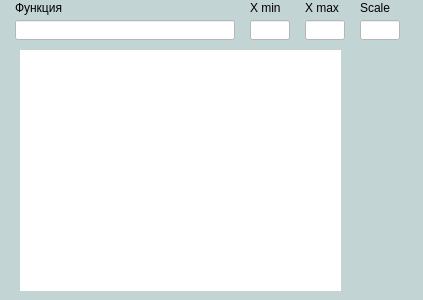
<?xml version="1.0" encoding="UTF-8"?>
<ui version="4.0">
 <class>MainWindow</class>
 <widget class="QMainWindow" name="MainWindow">
  <property name="geometry">
   <rect>
    <x>0</x>
    <y>0</y>
    <width>423</width>
    <height>300</height>
   </rect>
  </property>
  <property name="windowTitle">
   <string>MainWindow</string>
  </property>
  <property name="styleSheet">
   <string notr="true">background-color: rgb(195, 212, 213);</string>
  </property>
  <widget class="QWidget" name="centralWidget">
   <widget class="QLabel" name="label">
    <property name="geometry">
     <rect>
      <x>20</x>
      <y>50</y>
      <width>321</width>
      <height>241</height>
     </rect>
    </property>
    <property name="styleSheet">
     <string notr="true">background-color: rgb(255, 255, 255);</string>
    </property>
    <property name="text">
     <string/>
    </property>
   </widget>
   <widget class="QLineEdit" name="lineEdit_F">
    <property name="geometry">
     <rect>
      <x>15</x>
      <y>20</y>
      <width>220</width>
      <height>20</height>
     </rect>
    </property>
    <property name="styleSheet">
     <string notr="true">color: rgb(0, 0, 0);
background-color: rgb(255, 255, 255);</string>
    </property>
   </widget>
   <widget class="QLineEdit" name="lineEdit_XMI">
    <property name="geometry">
     <rect>
      <x>250</x>
      <y>20</y>
      <width>40</width>
      <height>20</height>
     </rect>
    </property>
    <property name="styleSheet">
     <string notr="true">color: rgb(0, 0, 0);
background-color: rgb(255, 255, 255);</string>
    </property>
   </widget>
   <widget class="QLineEdit" name="lineEdit_XM">
    <property name="geometry">
     <rect>
      <x>305</x>
      <y>20</y>
      <width>40</width>
      <height>20</height>
     </rect>
    </property>
    <property name="styleSheet">
     <string notr="true">color: rgb(0, 0, 0);
background-color: rgb(255, 255, 255);</string>
    </property>
   </widget>
   <widget class="QLabel" name="label_2">
    <property name="geometry">
     <rect>
      <x>250</x>
      <y>0</y>
      <width>40</width>
      <height>15</height>
     </rect>
    </property>
    <property name="text">
     <string>X min</string>
    </property>
   </widget>
   <widget class="QLabel" name="label_3">
    <property name="geometry">
     <rect>
      <x>305</x>
      <y>0</y>
      <width>40</width>
      <height>15</height>
     </rect>
    </property>
    <property name="text">
     <string>X max</string>
    </property>
   </widget>
   <widget class="QLabel" name="label_4">
    <property name="geometry">
     <rect>
      <x>15</x>
      <y>0</y>
      <width>59</width>
      <height>15</height>
     </rect>
    </property>
    <property name="text">
     <string>Функция</string>
    </property>
   </widget>
   <widget class="QLineEdit" name="lineEdit_S">
    <property name="geometry">
     <rect>
      <x>360</x>
      <y>20</y>
      <width>40</width>
      <height>20</height>
     </rect>
    </property>
    <property name="styleSheet">
     <string notr="true">color: rgb(0, 0, 0);
background-color: rgb(255, 255, 255);</string>
    </property>
   </widget>
   <widget class="QLabel" name="label_6">
    <property name="geometry">
     <rect>
      <x>360</x>
      <y>0</y>
      <width>40</width>
      <height>15</height>
     </rect>
    </property>
    <property name="text">
     <string>Scale</string>
    </property>
   </widget>
  </widget>
 </widget>
 <layoutdefault spacing="6" margin="11"/>
 <resources/>
 <connections/>
</ui>
